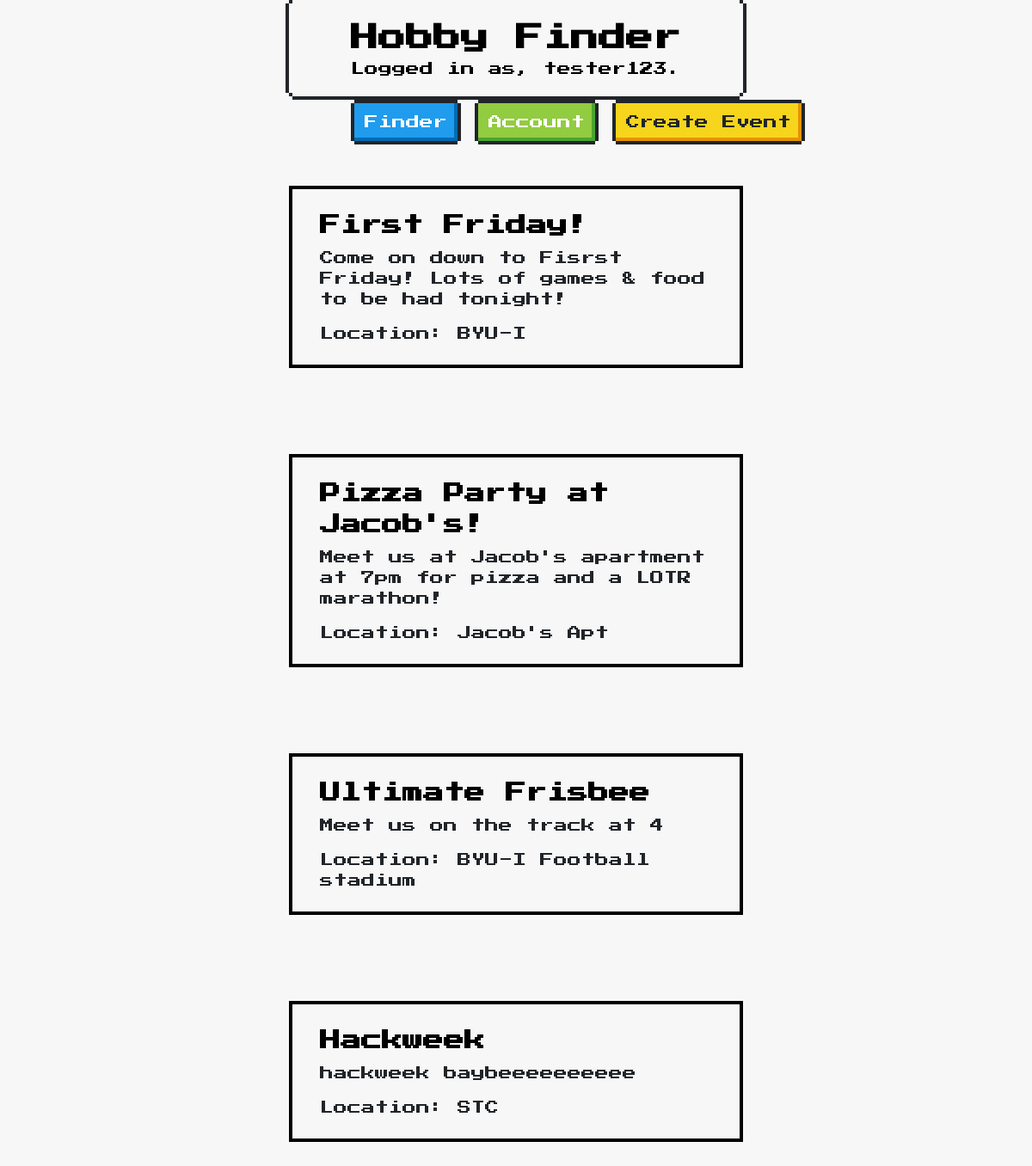
/feed/ (signed in), run on the app's committed database.
### events/models.py (models this page shows, shortened)
class Event(models.Model):
    name = models.CharField(max_length=50, null=False, blank=False)
    description = models.TextField(max_length=300, null=False, blank=False)
    location = models.CharField(max_length=100, null=False, blank=False)
    is_active = models.BooleanField(default=True)
    time_created = models.DateTimeField(default=timezone.now)
    creator = models.CharField(max_length=50)

### events/views.py (the view)
# urls.py: path('', views.index, name='index'),
def index(request):
    events_object = Event.objects.all()
    context = {
        "events": events_object
    }
    return render(request, 'feed.html', context)

### hobby_finder/templates/feed.html (shortened to what this page needs)
{% extends 'base.html' %}
{% block content %}
  {% if events %}
    {% for event in events %}
      <div class="nes-container with-title" id="event_banner">
        <h2 class="title-title1">{{ event.name }}</h2>
        <p>{{ event.description }}</p>
        <p>Location: {{ event.location }}</p>
      </div>
    {% endfor %}
  {% endif %}
{% endblock %}

### hobby_finder/templates/base.html (shortened to what this page needs)
{% load static %}
<!DOCTYPE html>
<html lang="en">
  <head>
    <link href="https://unpkg.com/nes.css@latest/css/nes.min.css" rel="stylesheet" />
    <link rel="stylesheet" href="{% static 'custom.css'%}">
  </head>
  <body>
    <header>
    <div class="nes-container is-rounded" id="base_banner">
      <h1 id="banner_title">Hobby Finder</h1>
        {% if user.is_authenticated %}
          <p>Logged in as, {{ user.username }}.</p>
        {% else %}
          <p>Welcome, new user. Please log in.</p>
        {% endif %}
    </div>
    </header>
    <main>
      <div class="buttons">
        <button type="button" class="nes-btn is-primary" onclick= "document.location.href='/feed'">Finder</button>
        <button type="button" class="nes-btn is-success" onclick= "document.location.href='/profile'">Account</button>
        <button type="button" class="nes-btn is-warning" onclick= "document.location.href='/create_event'">Create Event</button>
      </div>
    </main>
    {% block content %}
    {% endblock %}
  </body>
</html>

### hobby_finder/static/custom.css (style rules this page uses)
* { font-family: 'Press Start 2P', sans-serif; }
body { background-color: #f7f7f7; max-width: 80%; margin: 0 auto; }
#base_banner { text-align: center; color: rgb(0, 0, 0); margin: 0 auto; margin-bottom: 4px; height: 55%; width: 55%; }
#event_banner { margin: 0 auto; margin-top: 100px; margin-bottom: 50px; width: 55%; }
#banner_title { text-align: center; margin: 0 auto; }
.buttons { margin-bottom: 100%; margin:0 auto; height: 0; padding-left: 30%; }
.title-title1 { color: rgb(0, 0, 0); }

### data on the page
Event: name "First Friday!", description "Come on down to Fisrst Friday! Lots of games & food to be had tonight!", location "BYU-I"
Event: name "Pizza Party at Jacob's!", description "Meet us at Jacob's apartment at 7pm for pizza and a LOTR marathon!", location "Jacob's Apt"
Event: name "Ultimate Frisbee", description "Meet us on the track at 4", location "BYU-I Football stadium"
Event: name "Hackweek", description "hackweek baybeeeeeeeeee", location "STC"

### other printed values
{{ user.username }} "tester123"
